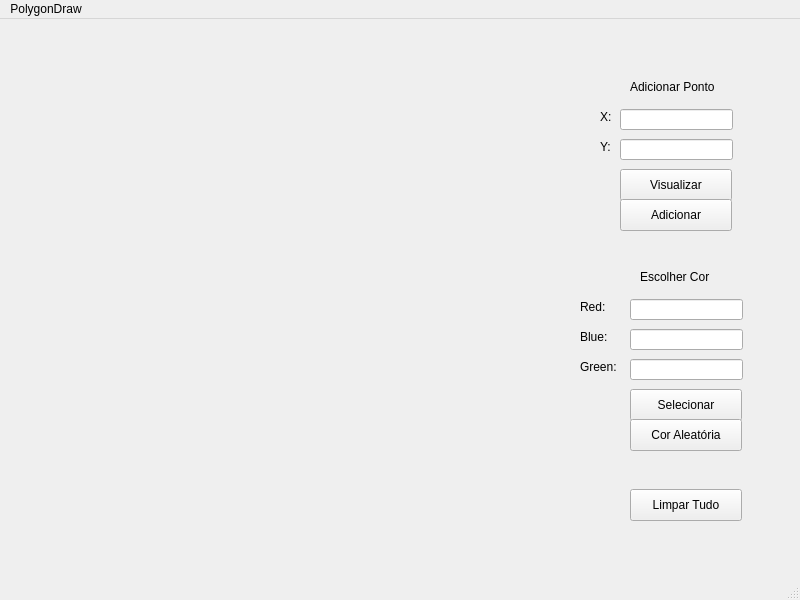
<?xml version="1.0" encoding="UTF-8"?>
<ui version="4.0">
 <class>MainWindow</class>
 <widget class="QMainWindow" name="MainWindow">
  <property name="geometry">
   <rect>
    <x>0</x>
    <y>0</y>
    <width>800</width>
    <height>600</height>
   </rect>
  </property>
  <property name="windowTitle">
   <string>MainWindow</string>
  </property>
  <widget class="QWidget" name="centralwidget">
   <widget class="OpenGLPanel" name="openglpanel" native="true">
    <property name="geometry">
     <rect>
      <x>10</x>
      <y>10</y>
      <width>551</width>
      <height>541</height>
     </rect>
    </property>
    <property name="mouseTracking">
     <bool>true</bool>
    </property>
   </widget>
   <widget class="QLabel" name="label">
    <property name="geometry">
     <rect>
      <x>600</x>
      <y>90</y>
      <width>21</width>
      <height>16</height>
     </rect>
    </property>
    <property name="text">
     <string>X:</string>
    </property>
   </widget>
   <widget class="QLabel" name="lblPonto">
    <property name="geometry">
     <rect>
      <x>630</x>
      <y>60</y>
      <width>101</width>
      <height>16</height>
     </rect>
    </property>
    <property name="text">
     <string>Adicionar Ponto</string>
    </property>
   </widget>
   <widget class="QLineEdit" name="txtX">
    <property name="geometry">
     <rect>
      <x>620</x>
      <y>90</y>
      <width>113</width>
      <height>21</height>
     </rect>
    </property>
   </widget>
   <widget class="QLineEdit" name="txtY">
    <property name="geometry">
     <rect>
      <x>620</x>
      <y>120</y>
      <width>113</width>
      <height>21</height>
     </rect>
    </property>
   </widget>
   <widget class="QLabel" name="label_3">
    <property name="geometry">
     <rect>
      <x>600</x>
      <y>120</y>
      <width>21</width>
      <height>16</height>
     </rect>
    </property>
    <property name="text">
     <string>Y:</string>
    </property>
   </widget>
   <widget class="QPushButton" name="btnVisualizar">
    <property name="geometry">
     <rect>
      <x>620</x>
      <y>150</y>
      <width>112</width>
      <height>32</height>
     </rect>
    </property>
    <property name="text">
     <string>Visualizar</string>
    </property>
   </widget>
   <widget class="QPushButton" name="btnAdicionar">
    <property name="geometry">
     <rect>
      <x>620</x>
      <y>180</y>
      <width>112</width>
      <height>32</height>
     </rect>
    </property>
    <property name="text">
     <string>Adicionar</string>
    </property>
   </widget>
   <widget class="QPushButton" name="btnLimpar">
    <property name="geometry">
     <rect>
      <x>630</x>
      <y>470</y>
      <width>112</width>
      <height>32</height>
     </rect>
    </property>
    <property name="text">
     <string>Limpar Tudo</string>
    </property>
   </widget>
   <widget class="QLineEdit" name="txtRed">
    <property name="geometry">
     <rect>
      <x>630</x>
      <y>280</y>
      <width>113</width>
      <height>21</height>
     </rect>
    </property>
   </widget>
   <widget class="QLabel" name="label_4">
    <property name="geometry">
     <rect>
      <x>580</x>
      <y>310</y>
      <width>41</width>
      <height>16</height>
     </rect>
    </property>
    <property name="text">
     <string>Blue:</string>
    </property>
   </widget>
   <widget class="QLineEdit" name="txtBlue">
    <property name="geometry">
     <rect>
      <x>630</x>
      <y>310</y>
      <width>113</width>
      <height>21</height>
     </rect>
    </property>
   </widget>
   <widget class="QLabel" name="label_5">
    <property name="geometry">
     <rect>
      <x>580</x>
      <y>280</y>
      <width>31</width>
      <height>16</height>
     </rect>
    </property>
    <property name="text">
     <string>Red:</string>
    </property>
   </widget>
   <widget class="QLabel" name="lblCor">
    <property name="geometry">
     <rect>
      <x>640</x>
      <y>250</y>
      <width>101</width>
      <height>16</height>
     </rect>
    </property>
    <property name="text">
     <string>Escolher Cor</string>
    </property>
   </widget>
   <widget class="QLabel" name="label_6">
    <property name="geometry">
     <rect>
      <x>580</x>
      <y>340</y>
      <width>41</width>
      <height>16</height>
     </rect>
    </property>
    <property name="text">
     <string>Green:</string>
    </property>
   </widget>
   <widget class="QLineEdit" name="txtGreen">
    <property name="geometry">
     <rect>
      <x>630</x>
      <y>340</y>
      <width>113</width>
      <height>21</height>
     </rect>
    </property>
   </widget>
   <widget class="QPushButton" name="btnCor">
    <property name="geometry">
     <rect>
      <x>630</x>
      <y>370</y>
      <width>112</width>
      <height>32</height>
     </rect>
    </property>
    <property name="text">
     <string>Selecionar</string>
    </property>
   </widget>
   <widget class="QPushButton" name="btnColors">
    <property name="geometry">
     <rect>
      <x>630</x>
      <y>400</y>
      <width>112</width>
      <height>32</height>
     </rect>
    </property>
    <property name="text">
     <string>Cor Aleatória</string>
    </property>
   </widget>
  </widget>
  <widget class="QMenuBar" name="menubar">
   <property name="geometry">
    <rect>
     <x>0</x>
     <y>0</y>
     <width>800</width>
     <height>22</height>
    </rect>
   </property>
   <widget class="QMenu" name="menuPolygonDraw">
    <property name="title">
     <string>PolygonDraw</string>
    </property>
   </widget>
   <addaction name="menuPolygonDraw"/>
  </widget>
  <widget class="QStatusBar" name="statusbar"/>
 </widget>
 <customwidgets>
  <customwidget>
   <class>OpenGLPanel</class>
   <extends>QWidget</extends>
   <header>openglpanel.h</header>
   <container>1</container>
  </customwidget>
 </customwidgets>
 <resources/>
 <connections/>
</ui>
